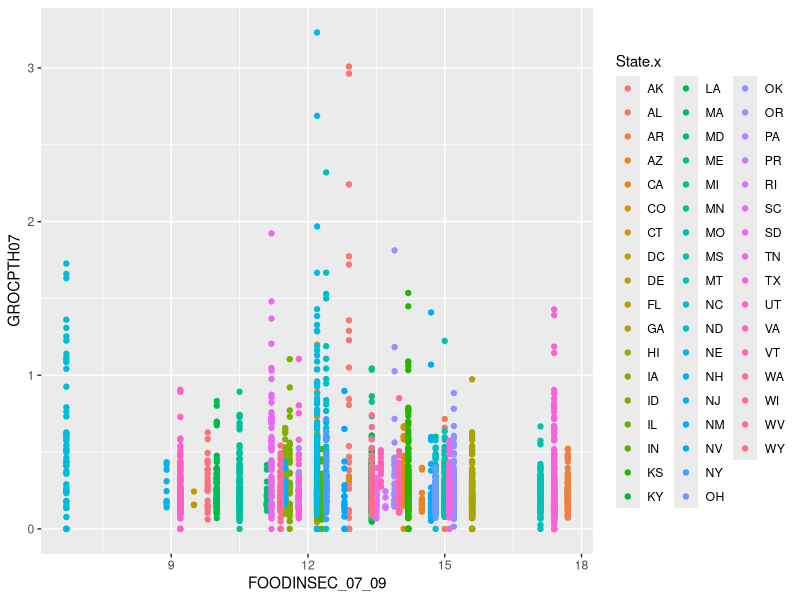
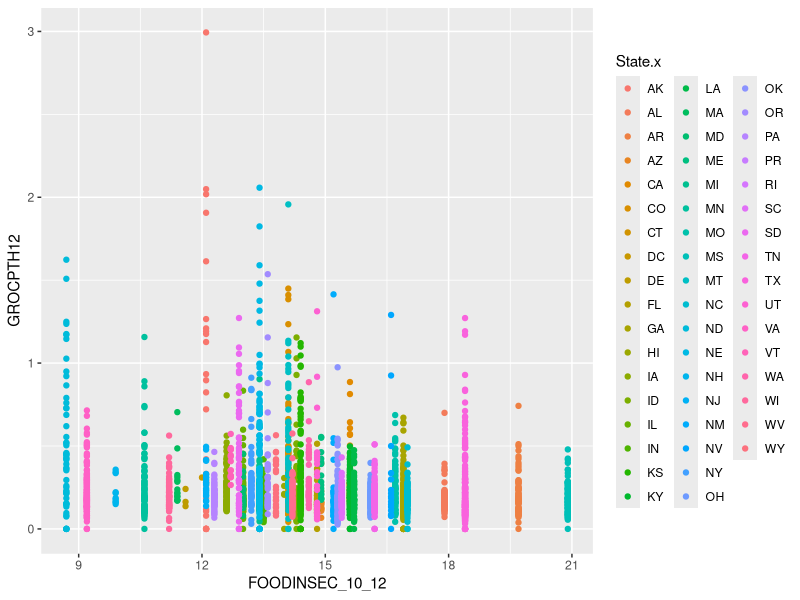
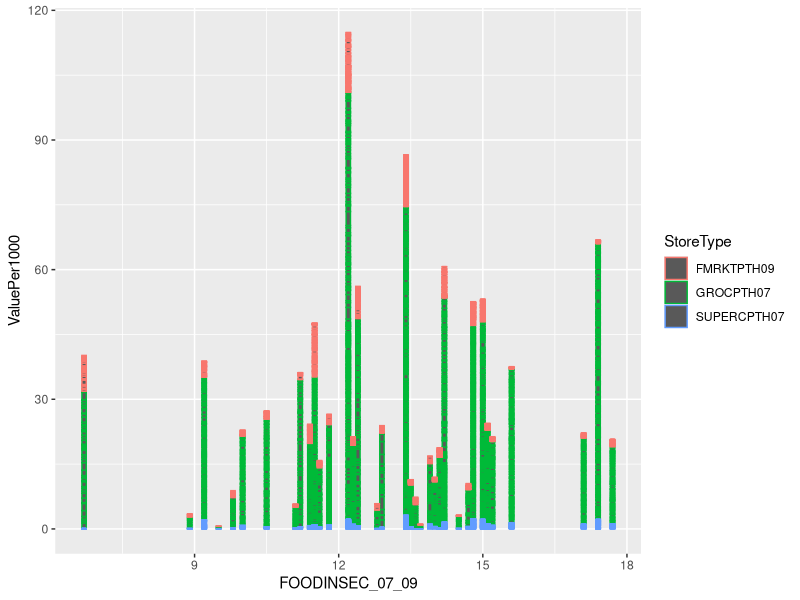
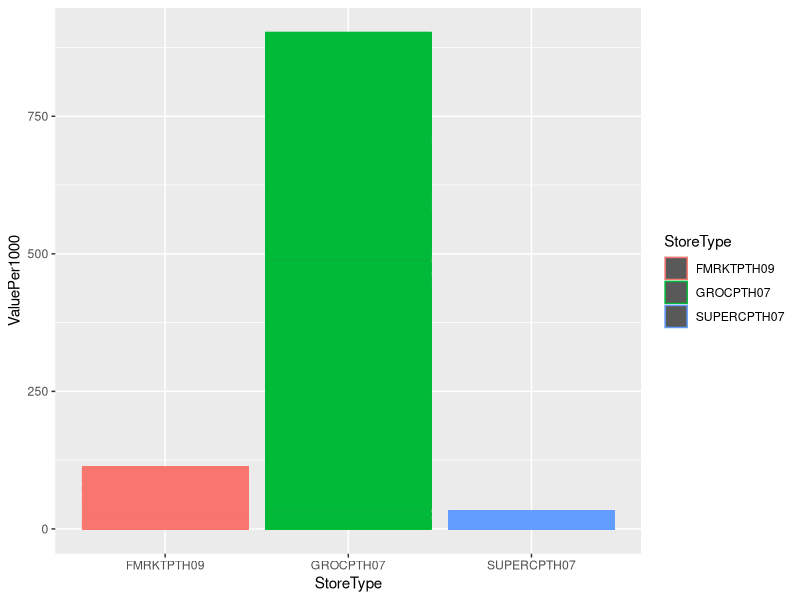
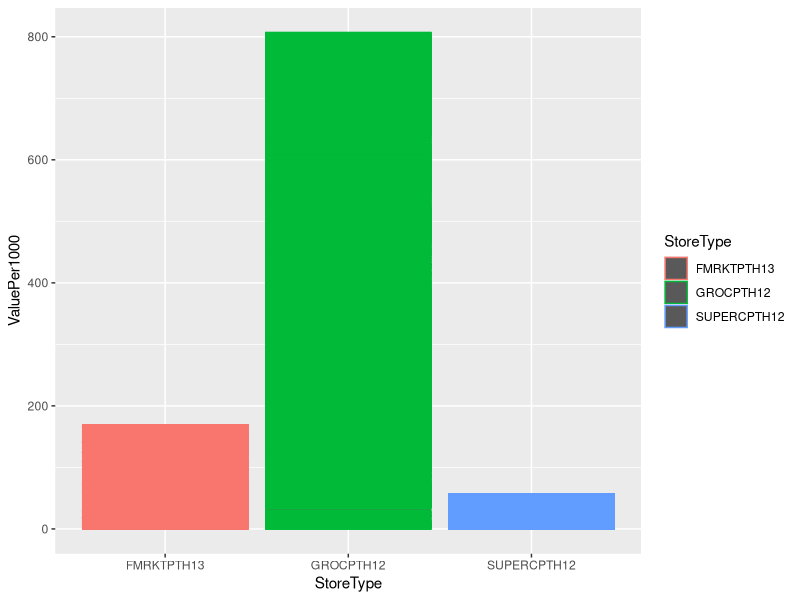
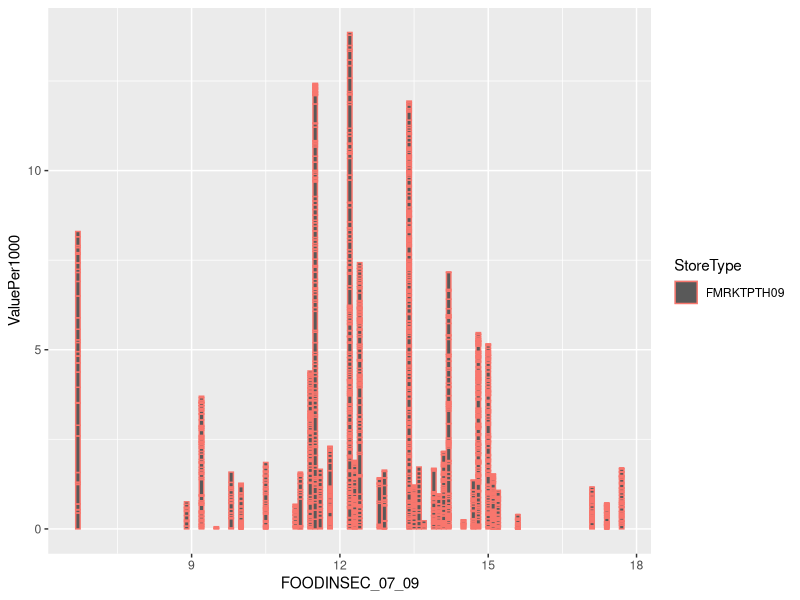
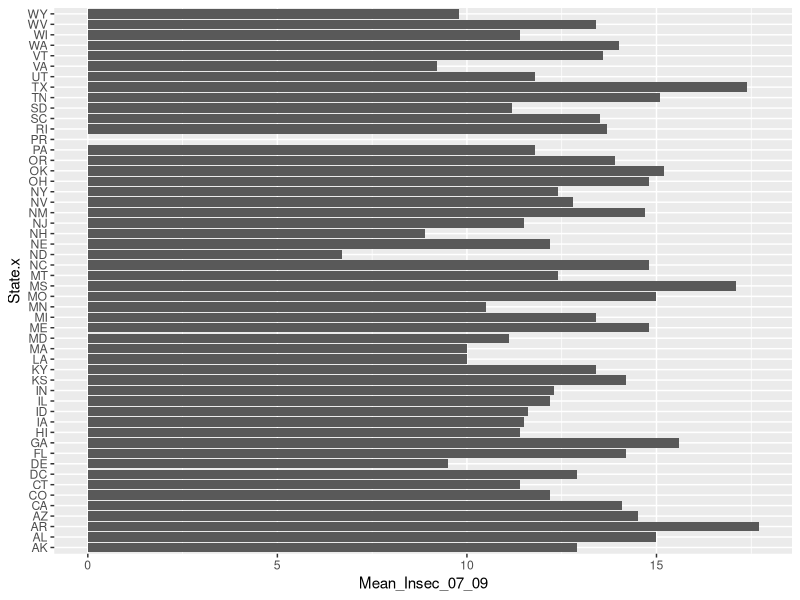
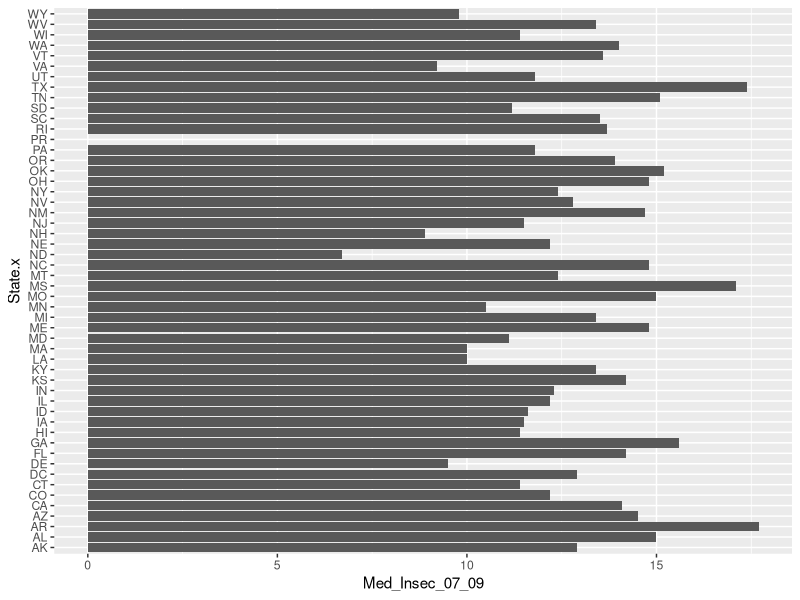

Recreate these plots in R, in order. (Note: this script raises an error after producing the figures.)
## ---- chunk 1
library(tidyverse)
library(lubridate)
full_df <- read_csv('fea_02182017.csv')
## ---- chunk 2
store_farm_df <- full_df %>% select(FIPS, State.x, County.x, GROCPTH07, GROCPTH12, SUPERCPTH07, SUPERCPTH12, FMRKTPTH09, FMRKTPTH13, FOODINSEC_07_09, FOODINSEC_10_12, VLFOODSEC_07_09, VLFOODSEC_10_12)

ggplot(store_farm_df, aes(x=FOODINSEC_07_09, y=GROCPTH07, color=State.x)) + geom_point()
ggplot(store_farm_df, aes(x=FOODINSEC_10_12, y=GROCPTH12, color=State.x)) + geom_point()

insec_groc <- store_farm_df %>% select(FIPS, State.x, County.x, GROCPTH12, GROCPTH07, FOODINSEC_07_09, FOODINSEC_10_12) 
insec_groc_tidy <- insec_groc %>% gather("Grocery_per_1000", "Value", -FIPS, -State.x, -County.x, -FOODINSEC_07_09, -FOODINSEC_10_12)


store_farm_09 <- store_farm_df %>% select(FIPS, State.x, County.x, GROCPTH07, SUPERCPTH07, FMRKTPTH09, FOODINSEC_07_09, VLFOODSEC_07_09)
store_farm_09_tidy <- store_farm_09 %>% gather("StoreType", "ValuePer1000", -FIPS, -State.x, -County.x,-FOODINSEC_07_09, -VLFOODSEC_07_09)

store_farm_12 <- store_farm_df %>% select(FIPS, State.x, County.x, GROCPTH12, SUPERCPTH12, FMRKTPTH13, FOODINSEC_10_12, VLFOODSEC_10_12)
store_farm_12_tidy <- store_farm_12 %>% gather("StoreType", "ValuePer1000", -FIPS, -State.x, -County.x,-FOODINSEC_10_12, -VLFOODSEC_10_12)

##By food insecurity level, store types (07-09)
ggplot(store_farm_09_tidy, aes(x=FOODINSEC_07_09, y=ValuePer1000, color=StoreType)) + geom_col()

##Lots more grocery stores than Farmer Markets/Supercenters
ggplot(store_farm_09_tidy, aes(x=StoreType, y=ValuePer1000, color=StoreType)) + geom_col()
ggplot(store_farm_12_tidy, aes(x=StoreType, y=ValuePer1000, color=StoreType)) + geom_col()

##Ask team - some sort of ratio comparision 
store_farm_comp_12 <- store_farm_12 %>% mutate("Groc_Over_Farm" = GROCPTH12/FMRKTPTH13)

##
test <- store_farm_09_tidy %>% filter(StoreType=="FMRKTPTH09")
ggplot(test, aes(x=FOODINSEC_07_09, y=ValuePer1000, color=StoreType)) + geom_col()

## ---- chunk 3
summarise_state_insec <- full_df %>% group_by(State.x) %>% summarise("Mean_Insec_07_09"=mean(FOODINSEC_07_09, na.rm=TRUE), "Mean_Insec_10_12"=mean(FOODINSEC_10_12, na.rm=TRUE), "Med_Insec_07_09"=median(FOODINSEC_07_09, na.rm=TRUE), "Med_Insec_10_12"=median(FOODINSEC_10_12, na.rm=TRUE)) %>% ungroup

ggplot(summarise_state_insec, aes(x=State.x, y=Mean_Insec_07_09)) +geom_col() + coord_flip()
ggplot(summarise_state_insec, aes(x=State.x, y=Med_Insec_07_09)) +geom_col() + coord_flip()
ggplot(summarise_state_insec, aes(x=State.x, y=Med_Insec_10_12)) +geom_col() + coord_flip()


## ---- chunk 4
change_df <- full_df %>% select(FIPS, State.x, County.x, GROCPTH07, GROCPTH12, SUPERCPTH07, SUPERCPTH12, FOODINSEC_07_09, FOODINSEC_10_12, VLFOODSEC_07_09, VLFOODSEC_10_12, CH_FOODINSEC_09_12, CH_FOODINSEC_02_12, CH_VLFOODSEC_09_12, CH_VLFOODSEC_02_12, PCH_GROCPTH_07_12, PCH_FFRPTH_07_12, PCH_FSRPTH_07_12)

##Grocery stores per thousand are not growing with the population (neg percentage change)
##Some increase in full service restaurants
hist(change_df$CH_FOODINSEC_09_12)
hist(change_df$PCH_GROCPTH_07_12)
hist(change_df$PCH_FFRPTH_07_12)
hist(change_df$PCH_FSRPTH_07_12)


## ---- chunk 5
#Food Insec rank by State

food_insec_df <- full_df %>% select(FIPS, State.x, County.x, FOODINSEC_07_09, FOODINSEC_10_12, VLFOODSEC_07_09, VLFOODSEC_10_12)

food_insec_df_tidy <- food_insec_df %>% group_by(State.x) %>% 
  summarise("FOOD-INSE-07-09-state"=mean(FOODINSEC_07_09, na.rm=TRUE), 
            "FOOD-INSE-10-12-state"=mean(FOODINSEC_10_12, na.rm=TRUE)) %>% 
  mutate("rank0709"=rank(`FOOD-INSE-07-09-state`), 
         "rank1012"=rank(`FOOD-INSE-10-12-state`)) %>% ungroup()

#Summary DF by state - FOR MAPPING??
state_df <- full_df %>% select(FIPS, State.x, County.x,PCT_SNAP09, PCT_SNAP14, PCH_SNAP_09_14, SNAP_PART_RATE08,SNAP_PART_RATE10,SNAP_OAPP00,SNAP_OAPP05,SNAP_OAPP10,SNAP_FACEWAIVER00,SNAP_FACEWAIVER05,SNAP_FACEWAIVER10,SNAP_VEHEXCL00,SNAP_VEHEXCL05,SNAP_VEHEXCL10,SNAP_BBCE00,SNAP_BBCE05,SNAP_BBCE10,SNAP_REPORTSIMPLE00,SNAP_REPORTSIMPLE05,SNAP_REPORTSIMPLE10,FOODINSEC_00_02,FOODINSEC_07_09,FOODINSEC_10_12,CH_FOODINSEC_02_12,CH_FOODINSEC_09_12,VLFOODSEC_00_02,VLFOODSEC_07_09,VLFOODSEC_10_12,CH_VLFOODSEC_02_12,CH_VLFOODSEC_09_12,FOODINSEC_CHILD_01_07,FOODINSEC_CHILD_03_11,FOOD_TAX11,PC_FFRSALES02,PC_FFRSALES07,PC_FSRSALES02,PC_FSRSALES07) %>% group_by(State.x) %>% summarise(
  "PCT_SNAP09"=mean(PCT_SNAP09, na.rm=TRUE),
  "PCT_SNAP14"=mean(PCT_SNAP14, na.rm=TRUE),
  "PCH_SNAP_09_14"=mean(PCH_SNAP_09_14, na.rm=TRUE),
  "SNAP_PART_RATE08"=mean(SNAP_PART_RATE08, na.rm=TRUE),
  "SNAP_PART_RATE10"=mean(SNAP_PART_RATE10, na.rm=TRUE),
  "SNAP_OAPP00"=mean(SNAP_OAPP00, na.rm=TRUE),
  "SNAP_OAPP05"=mean(SNAP_OAPP05, na.rm=TRUE),
  "SNAP_OAPP10"=mean(SNAP_OAPP10, na.rm=TRUE),
  "SNAP_FACEWAIVER00"=mean(SNAP_FACEWAIVER00, na.rm=TRUE),
  "SNAP_FACEWAIVER05"=mean(SNAP_FACEWAIVER05, na.rm=TRUE),
  "SNAP_FACEWAIVER10"=mean(SNAP_FACEWAIVER10, na.rm=TRUE),
  "SNAP_VEHEXCL00"=mean(SNAP_VEHEXCL00, na.rm=TRUE),
  "SNAP_VEHEXCL05"=mean(SNAP_VEHEXCL05, na.rm=TRUE),
  "SNAP_VEHEXCL10"=mean(SNAP_VEHEXCL10, na.rm=TRUE),
  "SNAP_BBCE00"=mean(SNAP_BBCE00, na.rm=TRUE),
  "SNAP_BBCE05"=mean(SNAP_BBCE05, na.rm=TRUE),
  "SNAP_BBCE10"=mean(SNAP_BBCE10, na.rm=TRUE),
  "SNAP_REPORTSIMPLE00"=mean(SNAP_REPORTSIMPLE00, na.rm=TRUE),
  "SNAP_REPORTSIMPLE05"=mean(SNAP_REPORTSIMPLE05, na.rm=TRUE),
  "SNAP_REPORTSIMPLE10"=mean(SNAP_REPORTSIMPLE10, na.rm=TRUE),
  "FOODINSEC_00_02"=mean(FOODINSEC_00_02, na.rm=TRUE),
  "FOODINSEC_07_09"=mean(FOODINSEC_07_09, na.rm=TRUE),
  "FOODINSEC_10_12"=mean(FOODINSEC_10_12, na.rm=TRUE),
  "CH_FOODINSEC_02_12"=mean(CH_FOODINSEC_02_12, na.rm=TRUE),
  "CH_FOODINSEC_09_12"=mean(CH_FOODINSEC_09_12, na.rm=TRUE),
  "VLFOODSEC_00_02"=mean(VLFOODSEC_00_02, na.rm=TRUE),
  "VLFOODSEC_07_09"=mean(VLFOODSEC_07_09, na.rm=TRUE),
  "VLFOODSEC_10_12"=mean(VLFOODSEC_10_12, na.rm=TRUE),
  "CH_VLFOODSEC_02_12"=mean(CH_VLFOODSEC_02_12, na.rm=TRUE),
  "CH_VLFOODSEC_09_12"=mean(CH_VLFOODSEC_09_12, na.rm=TRUE),
  "FOODINSEC_CHILD_01_07"=mean(FOODINSEC_CHILD_01_07, na.rm=TRUE),
  "FOODINSEC_CHILD_03_11"=mean(FOODINSEC_CHILD_03_11, na.rm=TRUE),
  "FOOD_TAX11"=mean(FOOD_TAX11, na.rm=TRUE),
  "PC_FFRSALES02"=mean(PC_FFRSALES02, na.rm=TRUE),
  "PC_FFRSALES07"=mean(PC_FFRSALES07, na.rm=TRUE),
  "PC_FSRSALES02"=mean(PCT_SNAP09, na.rm=TRUE),
  "PC_FSRSALES07"=mean(PC_FSRSALES07, na.rm=TRUE)
) %>% filter(State.x!="PR") %>% ungroup()

## ---- chunk 6
##MS AL INVESTIGATION

#High Food Insec
MS_df <- full_df %>% filter(State.x=="MS")
AL_df <- full_df %>% filter(State.x=="AL")
high_df <- full_df %>% filter((State.x=="MS")|(State.x=="AR")|(State.x=="TX")|(State.x=="AL"))

#Low Food Insec
VA_df <- full_df %>% filter(State.x=="VA")
NH_df <- full_df %>% filter(State.x=="NH")
ND_df <- full_df %>% filter(State.x=="ND")
low_df <- full_df %>% filter((State.x=="ND")|(State.x=="VA")|(State.x=="NH")|(State.x=="MN"))

#One data set for all
high_df <- high_df %>% mutate("Type"="High")
low_df <- low_df %>% mutate("Type"="Low")
total_df <- rbind(high_df, low_df)

## ---- chunk 7
#High insec states have higher child pov rates
ggplot(total_df, aes(LACCESS_LOWI10, CHILDPOVRATE10, color=Type)) + geom_point() + scale_x_log10()


ggplot(total_df, aes(REDEMP_SNAPS08, REDEMP_SNAPS12, color=Type)) + geom_point()

#Weird trend...
ggplot(total_df, aes(PCT_NHWHITE10, PCT_NHBLACK10, color=Type)) + geom_point()


df_population <- total_df %>% select(70:79)
total_df_edit <- total_df %>% select(-County, -State)

#Issues with colors in the splom
ggpairs(data=total_df_edit,
             columns=70:77, 
             upper = list(continuous = "density"),
             lower = list(combo = "facetdensity"),
             title="tips data",
             ggplot2::aes(colour = "Type"))

#Histograms of milk prices
ggplot(total_df, aes(MILK_PRICE10)) + geom_histogram(binwidth = .05) + facet_wrap(~Type)

#Histograms of population
ggplot(total_df, aes(PCT_NHWHITE10)) + geom_histogram(binwidth = 10) + facet_wrap(~Type)
ggplot(total_df, aes(PCT_NHBLACK10)) + geom_histogram(binwidth = 10) + facet_wrap(~Type)
ggplot(total_df, aes(PCT_HISP10)) + geom_histogram(binwidth = 10) + facet_wrap(~Type)
ggplot(total_df, aes(PCT_NHASIAN10)) + geom_histogram(binwidth = 10) + facet_wrap(~Type)
ggplot(total_df, aes(PCT_NHNA10)) + geom_histogram(binwidth = 10) + facet_wrap(~Type)
ggplot(total_df, aes(PCT_18YOUNGER10)) + geom_histogram(binwidth = 10) + facet_wrap(~Type)
ggplot(total_df, aes(PCT_65OLDER10)) + geom_histogram(binwidth = 10) + facet_wrap(~Type)

#Child poverty rate density plot 
ggplot(total_df, aes(CHILDPOVRATE10, color= Type)) + geom_density()

#Higher inaccesibility, younger people
ggplot(total_df, aes(PCT_18YOUNGER10, color= Type)) + geom_density()

#No visible difference in older people dist
ggplot(total_df, aes(PCT_65OLDER10, color= Type)) + geom_density()

#Low are largey white, high are more diverse
ggplot(total_df, aes(PCT_NHWHITE10, color= Type)) + geom_density()

#Low percentage of black population
ggplot(total_df, aes(PCT_NHBLACK10, color= Type)) + geom_density()

#PC SNAPBEN10 density 
ggplot(total_df, aes(PC_SNAPBEN10, color= Type)) + geom_density()

#Lower insecurity have higher median HHI
ggplot(total_df, aes(MEDHHINC10, color= Type)) + geom_density()

#increase in snap benefits among high and low
df_snapben <- total_df %>% select(FIPS, State.x, County.x, PC_SNAPBEN08, PC_SNAPBEN10, Type) %>% gather("SnapYr", "PC_Benefit", -FIPS, -State.x, -County.x, -Type)
ggplot(df_snapben, aes(PC_Benefit, color=SnapYr)) + geom_density() + facet_wrap(~Type)


##Food taxes and median income, some of the high insecure states have high food tax
ggplot(total_df, aes(MEDHHINC10, FOOD_TAX11, color=Type)) + geom_point()
ggplot(total_df, aes(FOOD_TAX11, color= Type)) + geom_density()

